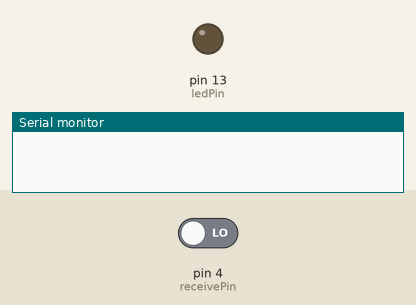
The sketch below on a simulated Arduino Uno, built with avr-gcc and run on an emulated ATmega328P. On the bench: output pins drawn as LEDs (lit = HIGH), the last lines printed to the serial monitor. The inputs (shaded band) are chosen by the test bench; at power-on: pin 4 (receivePin) LOW.

Above: at 1.2 s.
1.3 s: pin 4 (receivePin) driven HIGH
At 2.2 s:
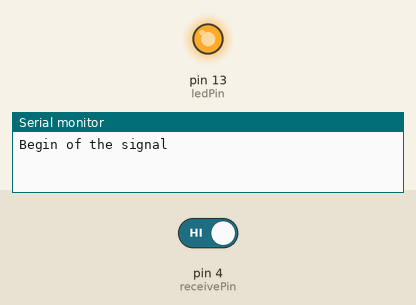
2.8 s: pin 4 (receivePin) driven LOW
At 3.4 s:
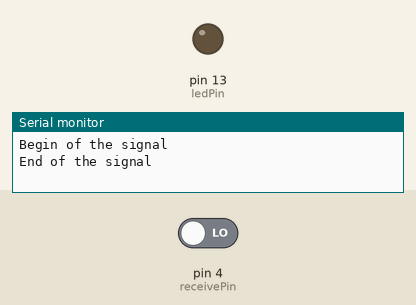
Timing chart, 0 to 5.8 s (numbered marks = the images above; inputs shaded):
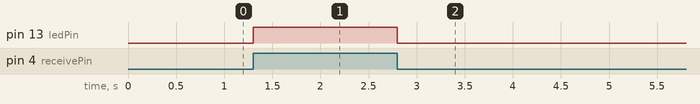

Measured:
- after the input at 1.3 s, pin 13 (ledPin): LOW → HIGH at once
- after the input at 2.8 s, pin 13 (ledPin): HIGH → LOW at once

The sketch:

Reciver.ino
```cpp
const int receivePin = 4;  // recive a signal through pin 4.
const int ledPin = 13;

int signal = LOW;
int pre_signal = LOW;

void setup() {
  // for reciving a signal
  // set the pin as input pin
  pinMode(receivePin, INPUT);

  pinMode(ledPin, OUTPUT);

  // Serial for debug
  Serial.begin(9600);
}

void loop() {
  signal = digitalRead(receivePin);

  if (signal==HIGH && pre_signal==LOW) {
    Serial.println("Begin of the signal");
    digitalWrite(ledPin, HIGH);
  }
  else if(signal==LOW && pre_signal==HIGH) {
    Serial.println("End of the signal");
    digitalWrite(ledPin, LOW);
  }

  // DON'T FORGET THIS!
  pre_signal = signal;

}


/*

NOTES:
based on StateChangeDetection example.
read a signal from another arduino
and detect when it begins and ends.

the detection is based on continuously look
at previous value of the signal.

remember that the 2 arduinos must share the ground!

*/
```
